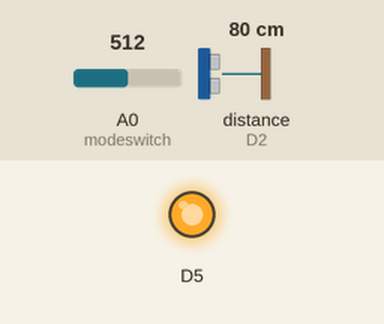
A sketch run on a simulated ESP8266 (NodeMCU). Shown: output pins drawn as LEDs (lit = HIGH). The test bench sets the inputs (shaded band); at power-on: A0 (modeswitch) = 512, distance to the obstacle (sensor on D2) 80 cm. WiFi joins after 1.5 s; servers stay silent unless stated; what the sketch prints to the serial monitor is not drawn.

Above: at 2.7 s.
2.8 s: A0 (modeswitch) set to 964
4.3 s: A0 (modeswitch) set to 993
At 5.5 s:
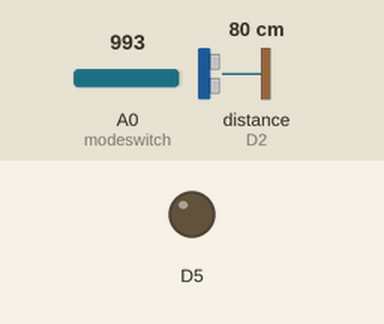
5.8 s: distance to the obstacle (sensor on D2) set to 10 cm
7.3 s: distance to the obstacle (sensor on D2) set to 7 cm
At 8.5 s:
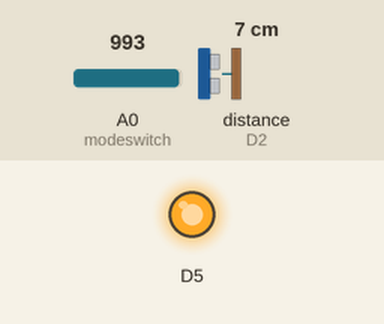
8.8 s: distance to the obstacle (sensor on D2) set to 20 cm
10.3 s: distance to the obstacle (sensor on D2) set to 24 cm
At 11.1 s:
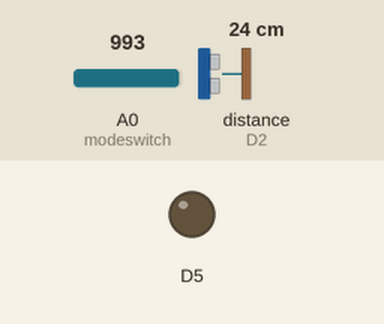
Timing chart, 0 to 12.8 s (numbered marks = the images above; inputs shaded):
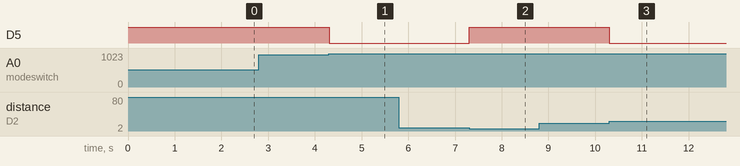

The sketch:

Sublime_Text.lnk.ino
```cpp
 #include <ESP8266WiFi.h>
#include <ESP8266WebServer.h>

#include <Ultrasonic.h>

bool manualmode=false;

Ultrasonic ultrasonic(D1, D2);
//Our Wi-Fi ssdid and password
char* ssid = "robosa";
char* password = "mahalaxmi";
String motor_cont = "0";

int count=0;
int pmillis=0;
int cmillis=0;

int modeswitch=A0;

int levelpercentage=0;

ESP8266WebServer server; //server variable

void setup() {
  initializePin(); //call function

  //Making Connection With netword
  WiFi.begin(ssid, password);

  Serial.begin(115200);
  Serial.print("Searching Connection");
  while (WiFi.status() != WL_CONNECTED) {
    Serial.print(".");
    delay(500);
  }

  Serial.println("");
  Serial.print("IP Address: ");
  Serial.print(WiFi.localIP());

  serverSection();
}

void loop() {
if(analogRead(modeswitch)>980)
{
  manualmode=true;
}
else
{
  manualmode=false;
}

levelpercentage=ultrasonic.distanceRead();
//Serial.println(levelpercentage);
levelpercentage=constrain(levelpercentage,3,30);
count=map(levelpercentage,3,30,100,0);

if(manualmode==true)
{
  if(count<30 && motor_cont=="0")
  {
   motor_cont_state();
  }
  if(count>80 && motor_cont=="1")
  {
    motor_cont_state();
  }
}
  server.handleClient();
}

void initializePin(){

  pinMode(D5, OUTPUT);
  pinMode(modeswitch,INPUT);


  digitalWrite(D5, HIGH);

}

void serverSection(){
  server.on("/", []() {
    server.send(200, "text/html", "<!DOCTYPE html><html><meta charset='UTF-8'><head></head><body><h2>IOT Motor Control</h2><h3><a href='/motor_cont'>Motor Control</a></h3><br><h3><a href='/level_data'>level data</a></h3><br></body></html>");
  });

  server.on("/motor_cont", motor_cont_state);
   server.on("/level_data", get_level);


  server.on("/status", all_state);

  server.begin();
}

void motor_cont_state(){
  if(motor_cont == "0"){
    motor_cont = "1";
    digitalWrite(D5, LOW);
    server.send(200, "text/html", motor_cont);
    Serial.println("Received on");
  }else{
    motor_cont = "0";
    digitalWrite(D5, HIGH);
    server.send(200, "text/html", motor_cont);
  }
}


void get_level(){

    server.send(200, "text/html", String(count));

}


void all_state(){

  server.send(200, "text/html", "{\"rl\":\""+motor_cont+"\",\"lv\":\""+String(count)+"\"}");

}
```

Measured:
- the behaviour switches between 980 and 981 on A0 (modeswitch) (found by bisection; images 0 and 1)
- the behaviour switches between 9 and 8 cm on distance to the obstacle (sensor on D2) (found by bisection; images 1 and 2)
- the behaviour switches between 22 and 23 cm on distance to the obstacle (sensor on D2) (found by bisection; images 2 and 3)
- after the input at 2.8 s, every drawn part: stays the same
- after the input at 4.3 s, D5: HIGH → LOW at once
- after the input at 5.8 s, every drawn part: stays the same
- after the input at 7.3 s, D5: LOW → HIGH at once
- after the input at 8.8 s, every drawn part: stays the same
- after the input at 10.3 s, D5: HIGH → LOW at once
